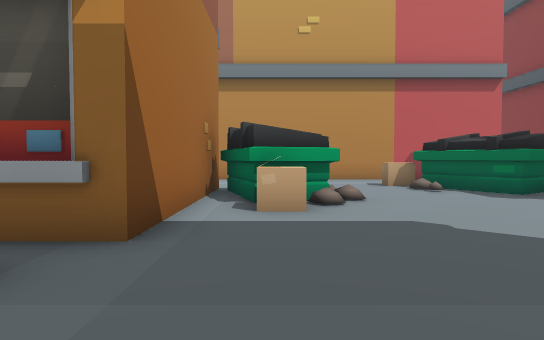
view 1 (above)

19 first-person views from a walk through a Unity game level. The camera is 1.5 m above the floor, tilts 2° down and sees 75° across. The floor is counted in squares, 2 m on a side. Each view is taken from the middle of a square. On the plan, view 1 faces up. The plan holds only what a view shows up to about 11 squares ahead; the rest is blank. The place goes on beyond the plan. The player is left out. Some surface patterns are stand-ins.

view 2
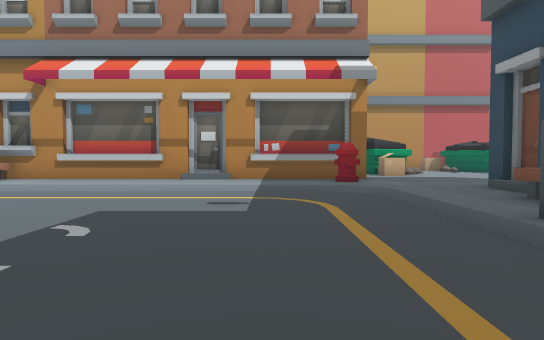

view 3
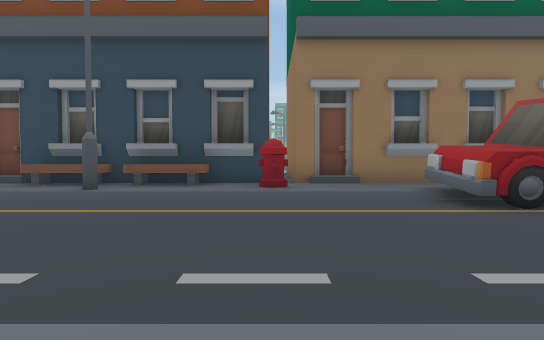

view 4
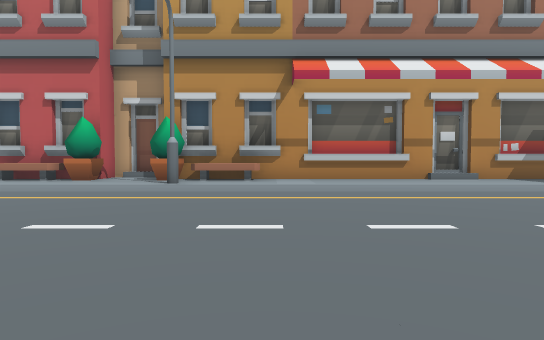

view 5
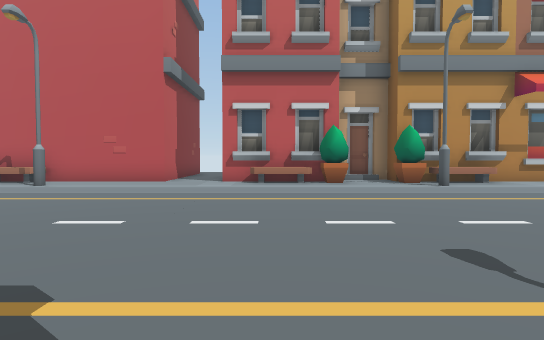

view 6
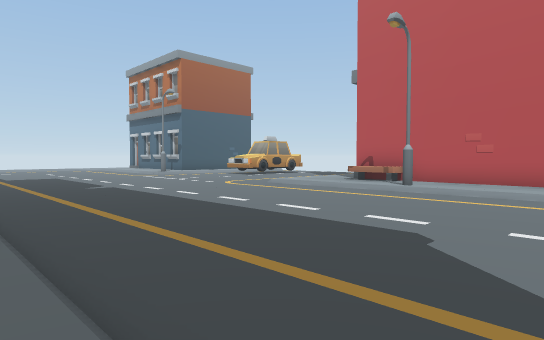

view 7
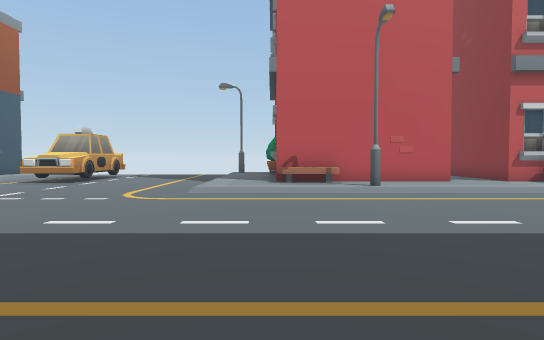

view 8
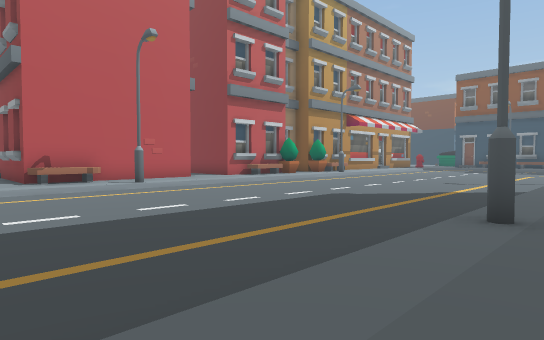

view 9
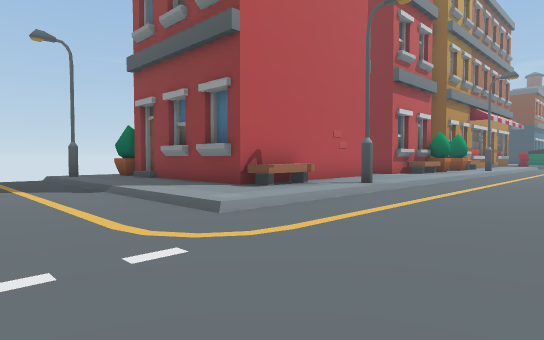

view 10
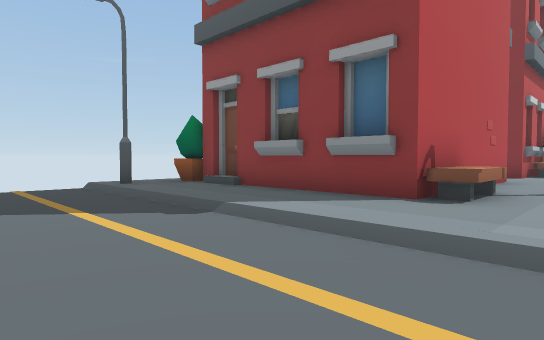

view 11
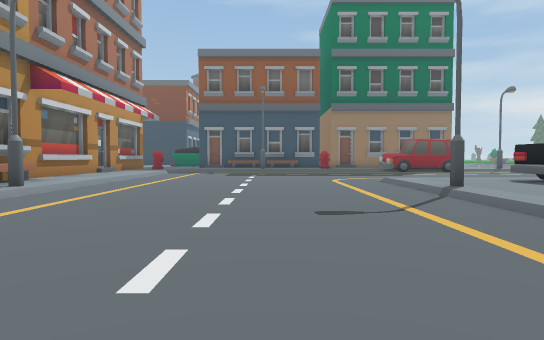

view 12
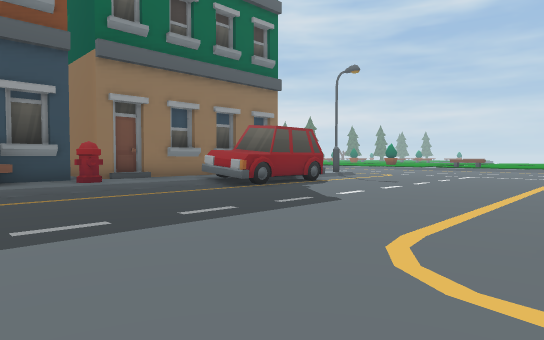

view 13
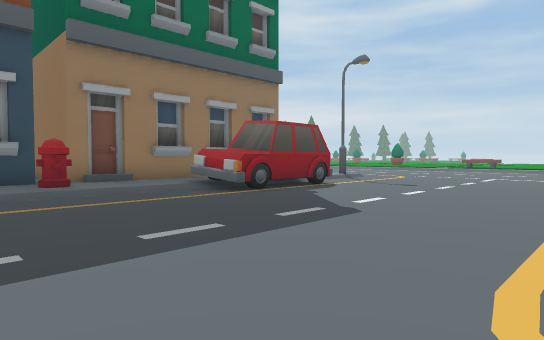

view 14
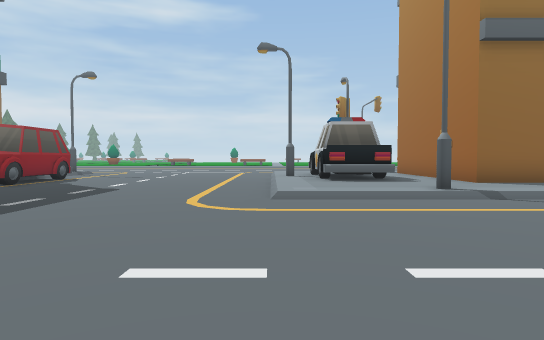

view 15
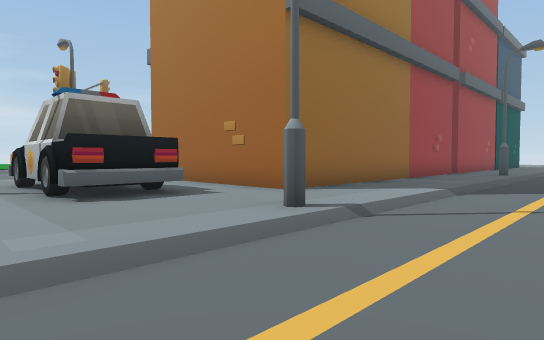

view 16
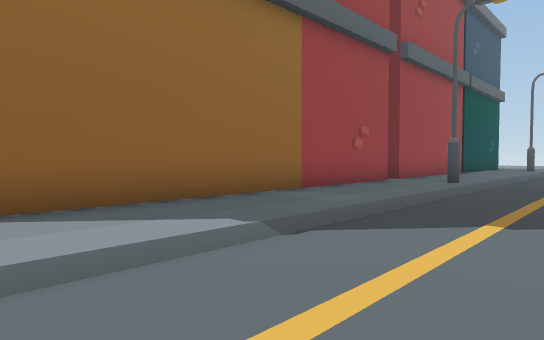

view 17
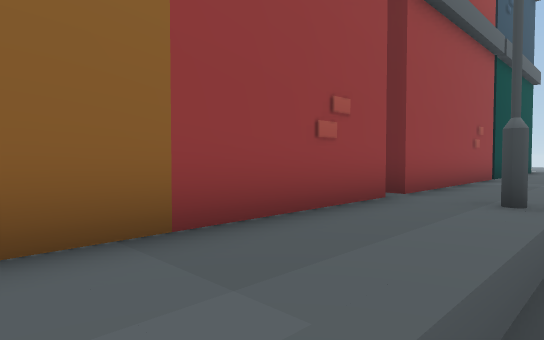

view 18
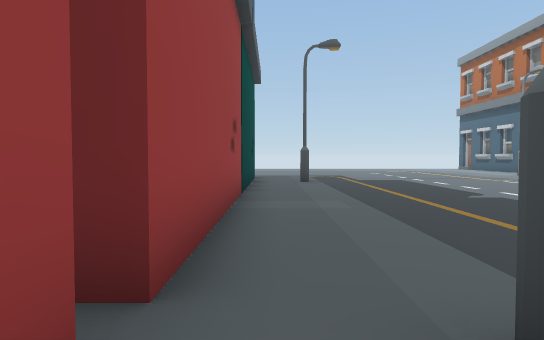

view 19
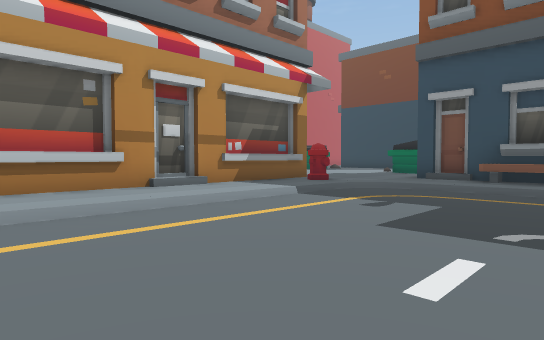

### Floor plan
Key: @ floor where view 1 was taken; # wall or solid block; . main floor; : floor 0.25 m higher than the main floor; / step, stairs or slope; B building; A box; O other object.
Columns run from 32 left of view 1 to 5 right of it. Each row starts with its distance up from view 1.
 10  ../                          B   :AA
  9  ../ B                        B:  ::AO
  8  ../ B                         #  ::OO
  7  ../ B                         O O:::O
  6  ../ B                         :OO::::
  5 .../ B                         :A::::
  4 .../ B       B  B B      B B  B:::::
  3 .../  BBBBB  BBBB BBBBBBBB BBBB:::::
  2 .../                          B::::
  1 .../////#/////////////////////::::
  0 ............................../:@B
 -1 ...............................: B
 -2 ...............................:BB
 -3 ...............................:BB
 -4 ...............................:BB
 -5 ...............................:BB
 -6 ...............................: B
 -7 ...............................B BB
 -8 ::::::::#::::::::::#::/........::####
 -9    :::::::::::::::::::/........::#
-10 BB################::::/......OOO:#
-11                  #:##:/......OOO:#
-12                  #: #:/......# O
-13                  #: ## ......O

Where each view was taken, in squares from view 1:
view 1: 0 up, 0 right, facing up
view 2: 7 down, 4 left, facing up
view 3: 7 down, 8 left, facing right
view 4: 7 down, 11 left, facing up
view 5: 8 down, 18 left, facing up
view 6: 8 down, 20 left, facing up-left
view 7: 8 down, 27 left, facing up
view 8: 9 down, 29 left, facing up-right
view 9: 3 down, 32 left, facing up-right
view 10: 1 up, 32 left, facing up-right
view 11: 4 down, 21 left, facing right
view 12: 4 down, 10 left, facing down-right
view 13: 5 down, 9 left, facing down-right
view 14: 1 down, 10 left, facing down
view 15: 5 down, 10 left, facing down-left
view 16: 5 down, 15 left, facing down-left
view 17: 7 down, 19 left, facing down-left
view 18: 9 down, 23 left, facing left
view 19: 4 down, 10 left, facing up-right
